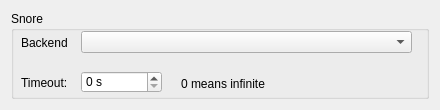
<?xml version="1.0" encoding="UTF-8"?>
<ui version="4.0">
 <class>SnoreNotificationConfigWidget</class>
 <widget class="QWidget" name="SnoreNotificationConfigWidget">
  <property name="geometry">
   <rect>
    <x>0</x>
    <y>0</y>
    <width>440</width>
    <height>110</height>
   </rect>
  </property>
  <property name="minimumSize">
   <size>
    <width>440</width>
    <height>110</height>
   </size>
  </property>
  <property name="windowTitle">
   <string>Form</string>
  </property>
  <layout class="QHBoxLayout" name="horizontalLayout">
   <item>
    <widget class="QGroupBox" name="groupBox">
     <property name="title">
      <string>Snore</string>
     </property>
     <widget class="QLabel" name="label">
      <property name="geometry">
       <rect>
        <x>10</x>
        <y>25</y>
        <width>46</width>
        <height>13</height>
       </rect>
      </property>
      <property name="text">
       <string>Backend:</string>
      </property>
     </widget>
     <widget class="QComboBox" name="backends">
      <property name="geometry">
       <rect>
        <x>70</x>
        <y>20</y>
        <width>331</width>
        <height>22</height>
       </rect>
      </property>
     </widget>
     <widget class="QLabel" name="label_2">
      <property name="geometry">
       <rect>
        <x>10</x>
        <y>65</y>
        <width>46</width>
        <height>13</height>
       </rect>
      </property>
      <property name="text">
       <string>Timeout:</string>
      </property>
     </widget>
     <widget class="QSpinBox" name="timeout">
      <property name="geometry">
       <rect>
        <x>70</x>
        <y>60</y>
        <width>81</width>
        <height>22</height>
       </rect>
      </property>
      <property name="specialValueText">
       <string/>
      </property>
      <property name="suffix">
       <string> s</string>
      </property>
      <property name="minimum">
       <number>0</number>
      </property>
     </widget>
     <widget class="QLabel" name="label_3">
      <property name="geometry">
       <rect>
        <x>170</x>
        <y>65</y>
        <width>101</width>
        <height>16</height>
       </rect>
      </property>
      <property name="text">
       <string>0 means infinite</string>
      </property>
     </widget>
    </widget>
   </item>
  </layout>
 </widget>
 <resources/>
 <connections/>
</ui>
